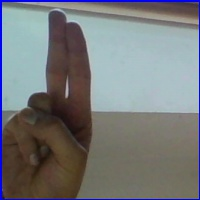
#> input picture U_test.jpg, 200 x 200 px, given as the content of the folder DATASET, which was not available
$ jupyter execute --allow-errors 'EDAI_Sign Language Translator.ipynb'   (text cells are left out)
#> lines starting #> are read from the running program, lines starting #| are printed output that depends on the picture; after the words box and inside, x2 and y2 are one past the last pixel; in counts of white or black regions, pixels touching at a corner belong together; pictures that were not available may be replaced by others from this repository, and a replacement may not be noted
[cell 1]
import cv2,os

data_path='DATASET'
categories=os.listdir(data_path)
labels=[i for i in range(len(categories))]

label_dict=dict(zip(categories,labels)) #empty dictionary

print(label_dict)
print(categories)
print(labels)

[cell 2]
data_path='DATASET/train/asl_alphabet_train'
classes_path=os.listdir(data_path)
classesf=os.listdir(data_path)
print(classesf)
labels_classes=[i for i in range(len(classesf))]
print(labels_classes)

[cell 3]
data_path='DATASET'

[cell 4]
label_classes_dict=dict(zip(classesf,labels_classes))

[cell 5]
#print(labels_classes)
#print(categories)
print(label_classes_dict)

[cell 6]
import numpy as np

[cell 7]
img_size=128
data=[]
target=[]
c=0
minValue = 70
for category in categories:

    cat_path=os.path.join(data_path,category)
    print(cat_path)
    cat_names=os.listdir(cat_path)
    print(cat_names)
    for classes in cat_names:
        folder_path=os.path.join(data_path,category,classes)
        print(folder_path)
        img_names=os.listdir(folder_path)
        #print(img_names)
        for img_name in img_names:
            #print(img_name)
            img_path=os.path.join(folder_path,img_name)
            img=cv2.imread(img_path)
#> img is the input picture: shape (200, 200, 3); mean B, G, R 123.2, 121.4, 118.8

            try:
                gray=cv2.cvtColor(img,cv2.COLOR_BGR2GRAY)
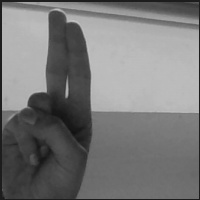
#> gray: shape (200, 200); min 18, max 197, mean 120.8
                blur = cv2.GaussianBlur(gray,(5,5),2)
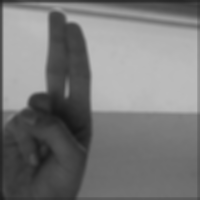
#> blur: shape (200, 200); min 21, max 189, mean 121.3
                th3 = cv2.adaptiveThreshold(blur,255,cv2.ADAPTIVE_THRESH_GAUSSIAN_C,cv2.THRESH_BINARY_INV,11,2)
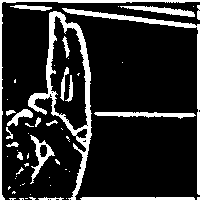
#> th3: shape (200, 200); 16.5% white; 55 white regions (34 under 20 px), largest, box (x1, y1, x2, y2) and area: (28, 11, 92, 200) 2071, (62, 8, 200, 195) 1124, (0, 0, 200, 200) 914
                ret, res = cv2.threshold(th3, minValue, 255, cv2.THRESH_BINARY_INV+cv2.THRESH_OTSU)
#> ret = 0
                #res=np.array(res)
                #print(type(res))
            #Converting the image into gray scale
                resized=cv2.resize(res,(img_size,img_size))
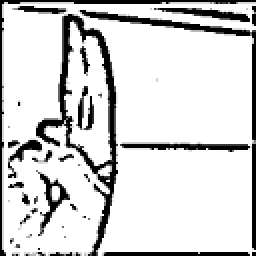
#> resized: shape (128, 128) (shown 2 times larger); min 0, max 255, mean 213.1
            #resizing the gray scale into 50x50, since we need a fixed common size for all the images in the dataset
                data.append(resized)
                #print(data)
                target.append(label_classes_dict[classes])
            except Exception as e:
                print('Exception:',e)

[cell 8]
datanp=np.array(data)

[cell 9]
datanp.shape
#> Out = (1, 128, 128)
